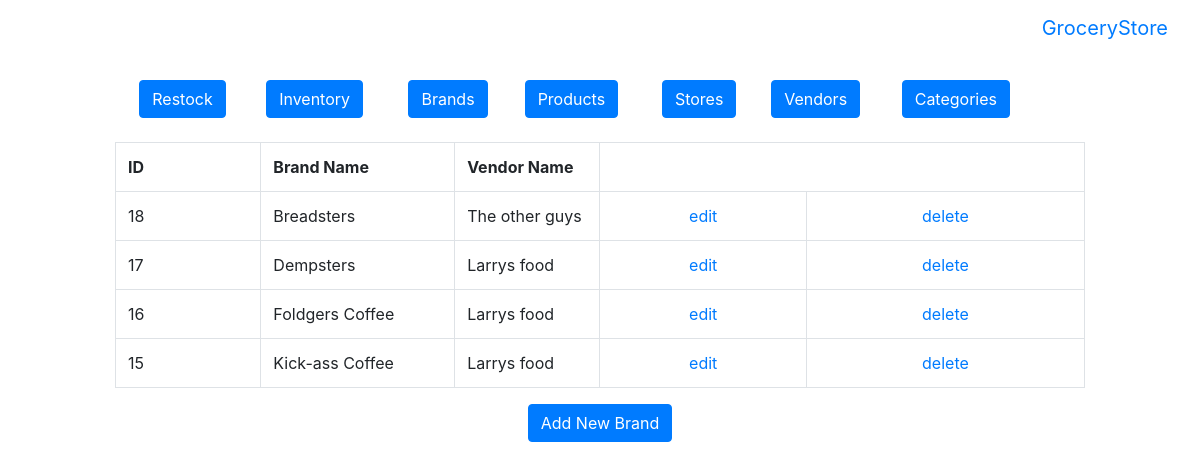
Screenshot of /db-group/htdocs/admin/viewBrands.php with the database file from the repository.
### tables this page shows
CREATE TABLE `brand` (
  `id_brand` int(11) NOT NULL AUTO_INCREMENT,
  `vendor` varchar(128) NOT NULL,
  `brand_name` varchar(45) DEFAULT NULL,
  PRIMARY KEY (`id_brand`)
);

### db-group/htdocs/admin/viewBrands.php (the view, shortened to what this page needs)
<?php
 require ('../../mysqli_connect.php');
 $q = "SELECT id_brand, brand_name, vendor
FROM brand ORDER BY brand_name ASC";
 $r = mysqli_query ($dbc, $q)
	or die("Error: ".mysqli_error($dbc));
 echo '<br>
 <table class="table table-bordered" border="0" width="90%" cellspacing="3" cellpadding="3" align="center">
 <tr>
 <td align="left" width="15%"><b>ID</b></td>
 <td align="left" width="20%"><b>Brand Name</b></td>
 <td align="left" width="15%"><b>Vendor Name</b></td>
 </tr>
 ';
 while ($row = mysqli_fetch_array ($r, MYSQLI_ASSOC)) {
 echo "\t<tr>
   <td align=\"left\">{$row['id_brand']}</td>
   <td align=\"left\">{$row['brand_name']}</td>
   <td align=\"left\">{$row['vendor']}</td>
   <td align=\"center\"><a href='updateBrand.php?id=". $row['id_brand'] ."' title='Update Record' data-toggle='tooltip'>edit</a></td>
        <td align=\"center\"><a href='deleteBrand.php?id=". $row['id_brand'] ."' title='Delete Record' data-toggle='tooltip'>delete</a></td>
 </tr>\n";
}
 echo '</table><div class="text-center"><a class="btn btn-primary" href="addBrand.php">Add New Brand</a></div>';
 ?>

### rows the page displays
brand: id_brand "18", brand_name "Breadsters", vendor "The other guys"
brand: id_brand "17", brand_name "Dempsters", vendor "Larrys food"
brand: id_brand "16", brand_name "Foldgers Coffee", vendor "Larrys food"
brand: id_brand "15", brand_name "Kick-ass Coffee", vendor "Larrys food"
